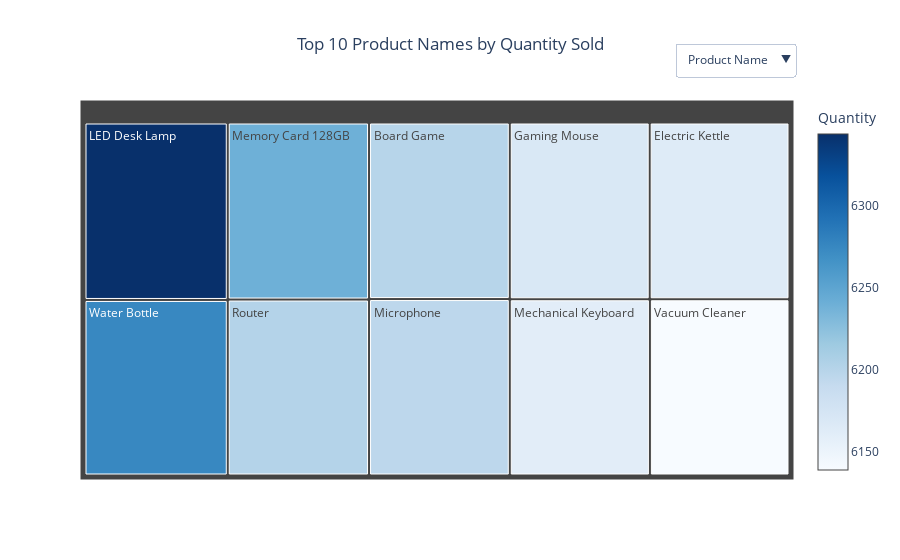

Notebook code cell kept with this figure:
### Markdown cell above
##### Top 10 Product, Category and Brand

### Code cell
dimensions = [
    "product_name",
    "category",
    "brand"
]

fig = go.Figure()

# Create one treemap per dimension
for i, dim in enumerate(dimensions):

    grouped = (
        df.groupby(dim)['quantity']
        .sum()
        .sort_values(ascending=False)
        .head(10)
        .reset_index()
    )

    fig.add_trace(
        go.Treemap(
            labels=grouped[dim],
            parents=[""] * len(grouped),
            values=grouped['quantity'],
            marker=dict(
                colors=grouped['quantity'],
                colorscale="Blues",
                colorbar=dict(title="Quantity")
            ),
            visible=True if i == 0 else False
        )
    )

# Dropdown buttons
buttons = []

for i, dim in enumerate(dimensions):
    visibility = [False] * len(dimensions)
    visibility[i] = True

    buttons.append(
        dict(
            label=dim.replace('_', ' ').title(),
            method="update",
            args=[
                {"visible": visibility},
                {"title": f"Top 10 {dim.replace('_',' ').title()} by quantity sold"}
            ]
        )
    )

fig.update_layout(
    updatemenus=[
        dict(
            buttons=buttons,
            direction="down",
            showactive=True,
            x=1,
            xanchor="right",
            y=1.15,
            yanchor="top"
        )
    ],
    title="Top 10 Product Names by Quantity Sold",
    title_x=0.5,
    template="plotly_white",
    margin=dict(t=100)
)

fig.show()

fig.write_html(
    "../visuals/top_10_product.html",
    full_html=True,
    include_plotlyjs="cdn"
)

### Figure 1 — Plotly figure (JSON) as saved in the notebook; plotly's stock layout.template omitted (floating-point values rounded to 4 significant figures)
{"data": [{"labels": ["LED Desk Lamp", "Water Bottle", "Memory Card 128GB", "Router", "Board Game", "Microphone", "Gaming Mouse", "Electric Kettle", "Mechanical Keyboard", "Vacuum Cleaner"], "marker": {"colorbar": {"title": {"text": "Quantity"}}, "colors": [6344, 6275, 6240, 6202, 6200, 6196, 6170, 6165, 6161, 6139], "colorscale": [[0, "rgb(247,251,255)"], [0.125, "rgb(222,235,247)"], [0.25, "rgb(198,219,239)"], [0.375, "rgb(158,202,225)"], [0.5, "rgb(107,174,214)"], [0.625, "rgb(66,146,198)"], [0.75, "rgb(33,113,181)"], [0.875, "rgb(8,81,156)"], [1, "rgb(8,48,107)"]]}, "parents": ["", "", "", "", "", "", "", "", "", ""], "type": "treemap", "values": [6344, 6275, 6240, 6202, 6200, 6196, 6170, 6165, 6161, 6139], "visible": true}, {"labels": ["Electronics", "Sports & Outdoors", "Books", "Toys & Games", "Home & Kitchen", "Clothing"], "marker": {"colorbar": {"title": {"text": "Quantity"}}, "colors": [50696, 50543, 49981, 49773, 49624, 49523], "colorscale": [[0, "rgb(247,251,255)"], [0.125, "rgb(222,235,247)"], [0.25, "rgb(198,219,239)"], [0.375, "rgb(158,202,225)"], [0.5, "rgb(107,174,214)"], [0.625, "rgb(66,146,198)"], [0.75, "rgb(33,113,181)"], [0.875, "rgb(8,81,156)"], [1, "rgb(8,48,107)"]]}, "parents": ["", "", "", "", "", ""], "type": "treemap", "values": [50696, 50543, 49981, 49773, 49624, 49523], "visible": false}, {"labels": ["CoreTech", "ReadMore", "KiddoFun", "FitLife", "UrbanStyle", "Zenith", "Apex", "NexPro", "BrightLux", "HomeEase"], "marker": {"colorbar": {"title": {"text": "Quantity"}}, "colors": [30430, 30421, 30168, 30121, 30104, 30058, 29955, 29791, 29616, 29476], "colorscale": [[0, "rgb(247,251,255)"], [0.125, "rgb(222,235,247)"], [0.25, "rgb(198,219,239)"], [0.375, "rgb(158,202,225)"], [0.5, "rgb(107,174,214)"], [0.625, "rgb(66,146,198)"], [0.75, "rgb(33,113,181)"], [0.875, "rgb(8,81,156)"], [1, "rgb(8,48,107)"]]}, "parents": ["", "", "", "", "", "", "", "", "", ""], "type": "treemap", "values": [30430, 30421, 30168, 30121, 30104, 30058, 29955, 29791, 29616, 29476], "visible": false}], "layout": {"margin": {"t": 100}, "title": {"text": "Top 10 Product Names by Quantity Sold", "x": 0.5}, "updatemenus": [{"buttons": [{"args": [{"visible": [true, false, false]}, {"title": "Top 10 Product Name by quantity sold"}], "label": "Product Name", "method": "update"}, {"args": [{"visible": [false, true, false]}, {"title": "Top 10 Category by quantity sold"}], "label": "Category", "method": "update"}, {"args": [{"visible": [false, false, true]}, {"title": "Top 10 Brand by quantity sold"}], "label": "Brand", "method": "update"}], "direction": "down", "showactive": true, "x": 1, "xanchor": "right", "y": 1.15, "yanchor": "top"}]}}
